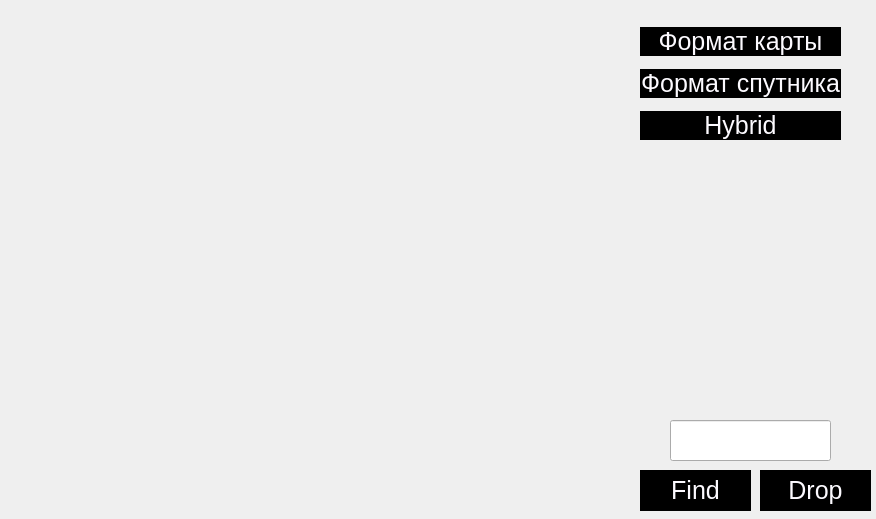
<?xml version="1.0" encoding="UTF-8"?>
<ui version="4.0">
 <class>maps</class>
 <widget class="QWidget" name="maps">
  <property name="geometry">
   <rect>
    <x>0</x>
    <y>0</y>
    <width>876</width>
    <height>519</height>
   </rect>
  </property>
  <property name="windowTitle">
   <string>nimals_and_danilus_maps</string>
  </property>
  <widget class="QLabel" name="map">
   <property name="geometry">
    <rect>
     <x>10</x>
     <y>0</y>
     <width>651</width>
     <height>481</height>
    </rect>
   </property>
   <property name="focusPolicy">
    <enum>Qt::StrongFocus</enum>
   </property>
   <property name="text">
    <string/>
   </property>
  </widget>
  <widget class="QWidget" name="verticalLayoutWidget">
   <property name="geometry">
    <rect>
     <x>640</x>
     <y>20</y>
     <width>201</width>
     <height>128</height>
    </rect>
   </property>
   <layout class="QVBoxLayout" name="verticalLayout">
    <item>
     <widget class="QPushButton" name="ma_format">
      <property name="font">
       <font>
        <pointsize>19</pointsize>
       </font>
      </property>
      <property name="styleSheet">
       <string notr="true">QPushButton{
            background-color: rgb(0, 0, 0);
			color: #fcfaff;
	         border-radius: 17px transparent;
           border-bottom: 3px transparent;
            border-right: 2px transparent;
            border-left: 2px transparent;}
            QPushButton:hover{
            background-color: rgb(255,0,0);} 
            QPushButton:pressed  {
            background-color: rgb(232,95,76); } </string>
      </property>
      <property name="text">
       <string>Формат карты</string>
      </property>
     </widget>
    </item>
    <item>
     <widget class="QPushButton" name="sat_format">
      <property name="font">
       <font>
        <pointsize>19</pointsize>
       </font>
      </property>
      <property name="styleSheet">
       <string notr="true">QPushButton{
            background-color: rgb(0, 0, 0);
			color: #fcfaff;
	         border-radius: 17px transparent;
           border-bottom: 3px transparent;
            border-right: 2px transparent;
            border-left: 2px transparent;}
            QPushButton:hover{
            background-color: rgb(255,0,0);} 
            QPushButton:pressed  {
            background-color: rgb(232,95,76); } </string>
      </property>
      <property name="text">
       <string>Формат спутника</string>
      </property>
     </widget>
    </item>
    <item>
     <widget class="QPushButton" name="gibrid_format">
      <property name="font">
       <font>
        <pointsize>19</pointsize>
       </font>
      </property>
      <property name="styleSheet">
       <string notr="true">QPushButton{
            background-color: rgb(0, 0, 0);
			color: #fcfaff;
	         border-radius: 17px transparent;
           border-bottom: 3px transparent;
            border-right: 2px transparent;
            border-left: 2px transparent;}
            QPushButton:hover{
            background-color: rgb(255,0,0);} 
            QPushButton:pressed  {
            background-color: rgb(232,95,76); } </string>
      </property>
      <property name="text">
       <string>Hybrid</string>
      </property>
     </widget>
    </item>
   </layout>
  </widget>
  <widget class="QLineEdit" name="find_line">
   <property name="geometry">
    <rect>
     <x>670</x>
     <y>420</y>
     <width>161</width>
     <height>41</height>
    </rect>
   </property>
   <property name="focusPolicy">
    <enum>Qt::WheelFocus</enum>
   </property>
  </widget>
  <widget class="QPushButton" name="find_button">
   <property name="geometry">
    <rect>
     <x>640</x>
     <y>470</y>
     <width>111</width>
     <height>41</height>
    </rect>
   </property>
   <property name="font">
    <font>
     <pointsize>19</pointsize>
    </font>
   </property>
   <property name="styleSheet">
    <string notr="true">QPushButton{
            background-color: rgb(0, 0, 0);
			color: #fcfaff;
	         border-radius: 17px transparent;
           border-bottom: 3px transparent;
            border-right: 2px transparent;
            border-left: 2px transparent;}
            QPushButton:hover{
            background-color: rgb(255,0,0);} 
            QPushButton:pressed  {
            background-color: rgb(232,95,76); } </string>
   </property>
   <property name="text">
    <string>Find</string>
   </property>
  </widget>
  <widget class="QPushButton" name="drop_button">
   <property name="geometry">
    <rect>
     <x>760</x>
     <y>470</y>
     <width>111</width>
     <height>41</height>
    </rect>
   </property>
   <property name="font">
    <font>
     <pointsize>19</pointsize>
    </font>
   </property>
   <property name="styleSheet">
    <string notr="true">QPushButton{
            background-color: rgb(0, 0, 0);
			color: #fcfaff;
	         border-radius: 17px transparent;
           border-bottom: 3px transparent;
            border-right: 2px transparent;
            border-left: 2px transparent;}
            QPushButton:hover{
            background-color: rgb(255,0,0);} 
            QPushButton:pressed  {
            background-color: rgb(232,95,76); } </string>
   </property>
   <property name="text">
    <string>Drop</string>
   </property>
  </widget>
  <zorder>verticalLayoutWidget</zorder>
  <zorder>map</zorder>
  <zorder>find_line</zorder>
  <zorder>find_button</zorder>
  <zorder>drop_button</zorder>
 </widget>
 <resources/>
 <connections/>
</ui>
